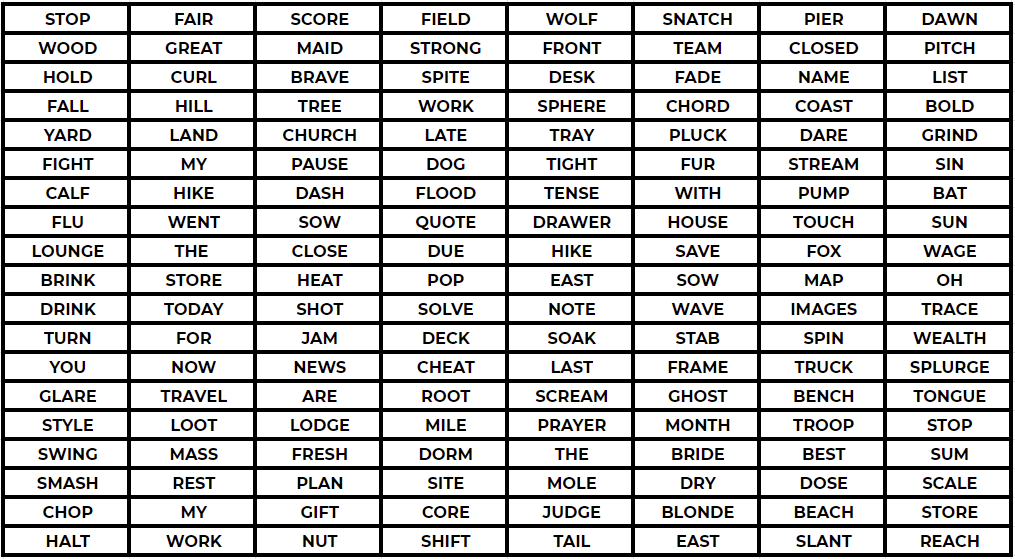
#> input picture Python Bootcamp from Zero to Hero/Complete-Python-3-Bootcamp-master/14-Working-with-Images/word_matrix.png, 1015 x 559 px
$ jupyter execute 01-Image-Exercise.ipynb
#> lines starting #> are read from the running program, lines starting #| are printed output that depends on the picture
___

<a href='https://www.udemy.com/user/joseportilla/'></a>
___
<center><em>Content Copyright by Pierian Data</em></center>

# Image Exercise

In the folder "Working with Images" (same folder this notebook is located in) there are two images we will be working with:
* word_matrix.png
* mask.png

The word_matrix is a .png image that contains a spreadsheet of words with a hidden message in it.

Your task is to use the mask.png image to reveal the hidden message inside the word_matrix.png. Keep in mind, you may need to make changes to the mask.png in order for this to work. That is all we'll say for now, since we really want you to discover this on your own!

This exercise is more open-ended, so we won't guide you with the steps, instead, letting you explore and figure things out on your own as you would in a real world situation. However, if you get stuck, you can always view the solutions video or notebook for guidance. Best of luck!

[cell 1]
from PIL import Image

[cell 2]
matrix = Image.open('word_matrix.png')
#> matrix is the input picture: PIL image 1015x559 RGBA; mean R, G, B, A 192.9, 192.7, 192.7, 255
matrix

[cell 3]
#change the transparency to increase the place

matrix.putalpha(255)
matrix

[cell 4]
mask = Image.open('mask.png')
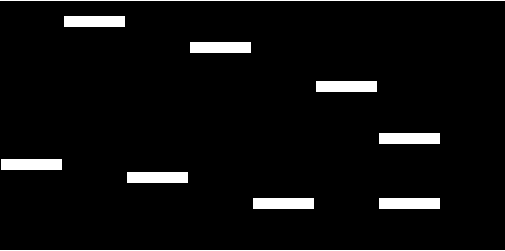
#> input picture Python Bootcamp from Zero to Hero/Complete-Python-3-Bootcamp-master/14-Working-with-Images/mask.png, 505 x 251 px
#> mask is the input picture: PIL image 505x251 RGBA; mean R, G, B, A 12.8, 12.8, 12.8, 255
mask

[cell 5]
mask.putalpha(205)
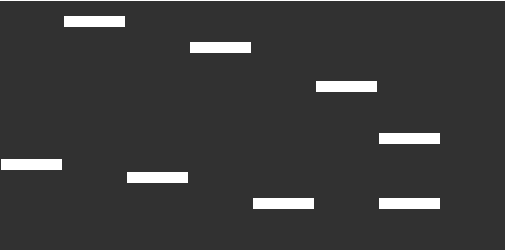
#> mask: PIL image 505x251 RGBA; mean R, G, B, A 12.8, 12.8, 12.8, 205; transparent parts drawn white
mask

[cell 6]
matsize=matrix.size
#> matsize = (1015, 559)

[cell 7]
remask=mask.resize(matsize)
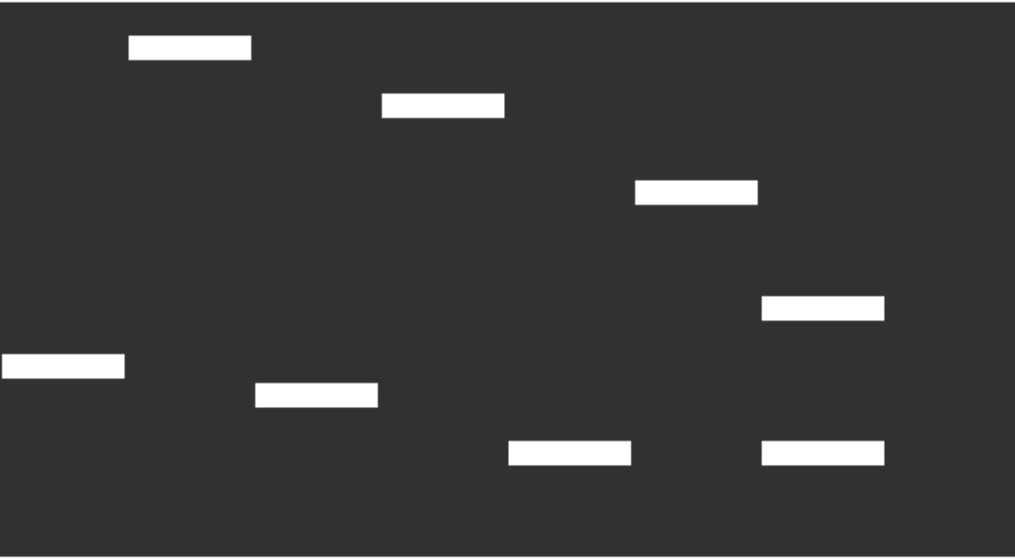
#> remask: PIL image 1015x559 RGBA; mean R, G, B, A 12.8, 12.8, 12.8, 205; transparent parts drawn white
remask

[cell 8]
matrix.paste(im=remask, box =(0,0),mask=remask)
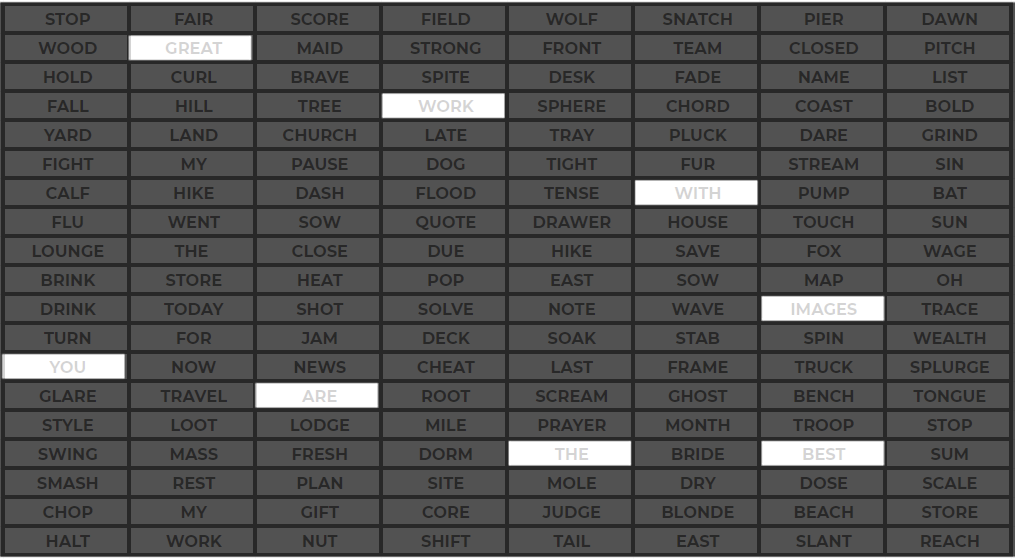
#> matrix: PIL image 1015x559 RGBA; mean R, G, B, A 48.1, 48.1, 48.1, 215; transparent parts drawn white
matrix
